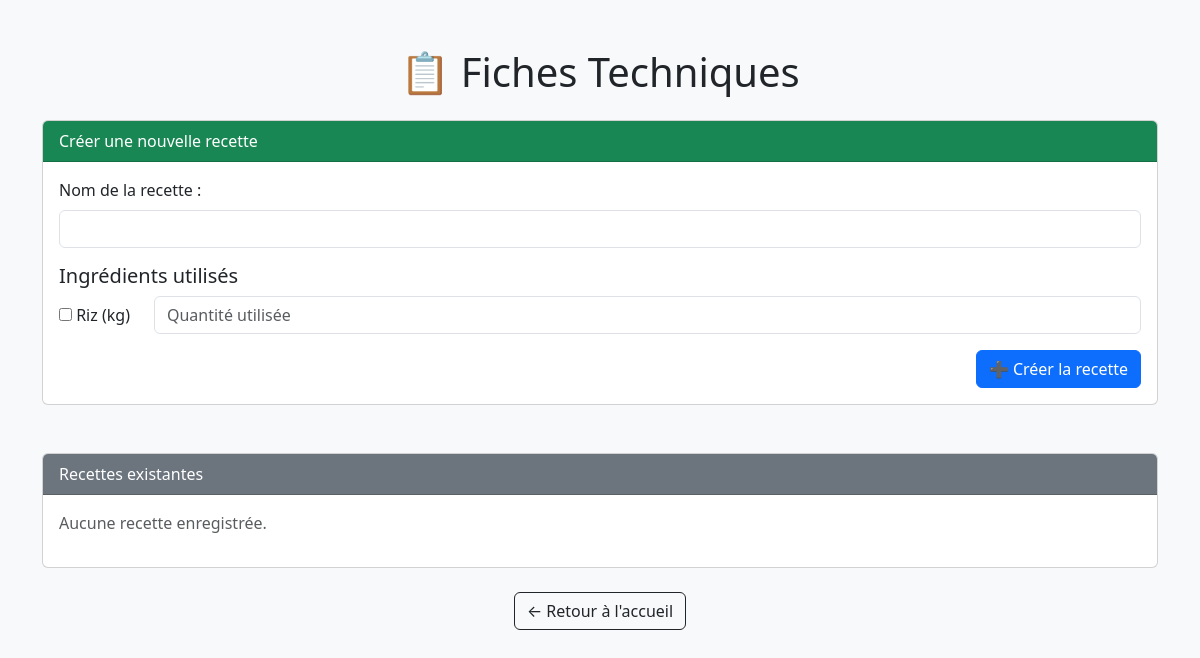
Page /recettes on the earlier database version.
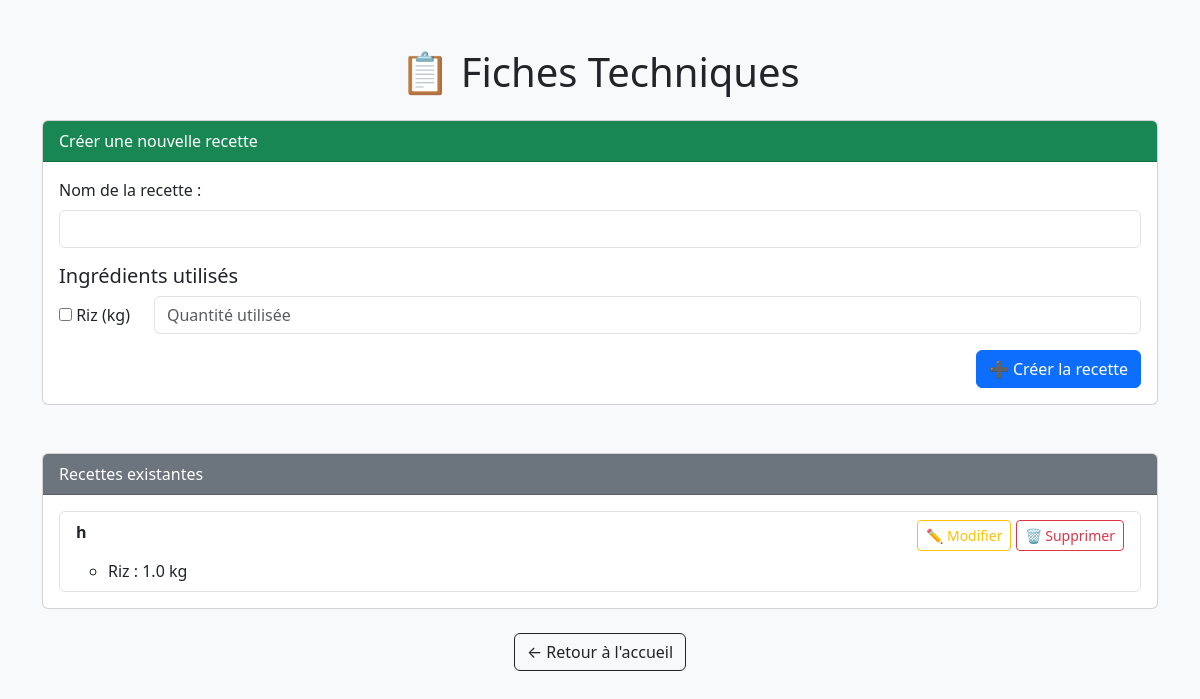
Same page on the later database version.
### app.py (models this page shows)
class Ingredient(db.Model):
    id = db.Column(db.Integer, primary_key=True)
    nom = db.Column(db.String(100), nullable=False)
    unite = db.Column(db.String(50), nullable=False)
    stock_cuisine = db.Column(db.Float, nullable=False, default=0.0)
    stock_magasin = db.Column(db.Float, nullable=False, default=0.0)

class Recette(db.Model):
    id = db.Column(db.Integer, primary_key=True)
    nom = db.Column(db.String(100), nullable=False)
    ingredients = db.relationship('RecetteIngredient', backref='recette', cascade='all, delete-orphan')

class RecetteIngredient(db.Model):
    id = db.Column(db.Integer, primary_key=True)
    recette_id = db.Column(db.Integer, db.ForeignKey('recette.id'), nullable=False)
    ingredient_id = db.Column(db.Integer, db.ForeignKey('ingredient.id'), nullable=False)
    quantite = db.Column(db.Float, nullable=False)
    ingredient = db.relationship('Ingredient')

### app.py (the view, shortened to what this page needs)
@app.route('/recettes', methods=['GET', 'POST'])
def recettes():
    return render_template('recettes.html', ingredients=Ingredient.query.all(), recettes=Recette.query.all())

### templates/recettes.html (shortened to what this page needs)
<!DOCTYPE html>
<html lang="fr">
  <head>
    <link href="https://cdn.jsdelivr.net/npm/bootstrap@5.3.3/dist/css/bootstrap.min.css" rel="stylesheet">
  </head>
  <body class="bg-light">
    <div class="container mt-5">
      <h1 class="text-center mb-4">📋 Fiches Techniques</h1>
      <div class="card mb-5">
        <div class="card-header bg-success text-white">Créer une nouvelle recette</div>
        <div class="card-body">
          <form method="POST">
            <div class="mb-3">
              <label class="form-label">Nom de la recette :</label>
              <input type="text" name="nom" class="form-control" required>
            </div>
            <h5>Ingrédients utilisés</h5>
            {% for ingr in ingredients %}
              <div class="row mb-2 align-items-center">
                <div class="col-auto">
                  <input type="checkbox" name="ingredient_id" value="{{ ingr.id }}">
                  <label>{{ ingr.nom }} ({{ ingr.unite }})</label>
                </div>
                <div class="col">
                  <input type="number" step="0.01" name="quantite" class="form-control" placeholder="Quantité utilisée">
                </div>
              </div>
            {% endfor %}
            <div class="text-end mt-3">
              <button type="submit" class="btn btn-primary">➕ Créer la recette</button>
            </div>
          </form>
        </div>
      </div>
      <div class="card">
        <div class="card-header bg-secondary text-white">Recettes existantes</div>
        <div class="card-body">
          {% if recettes %}
            <ul class="list-group">
              {% for recette in recettes %}
                <li class="list-group-item">
                  <div class="d-flex justify-content-between">
                    <strong>{{ recette.nom }}</strong>
                    <div>
                      <a href="{{ url_for('modifier_recette', id=recette.id) }}" class="btn btn-sm btn-outline-warning">✏ Modifier</a>
                      <form action="{{ url_for('supprimer_recette', id=recette.id) }}" method="POST" class="d-inline">
                        <button type="submit" class="btn btn-sm btn-outline-danger" onclick="return confirm('Supprimer cette recette ?')">🗑 Supprimer</button>
                      </form>
                    </div>
                  </div>
                  <ul class="mt-2">
                    {% for ri in recette.ingredients %}
                      <li>{{ ri.ingredient.nom }} : {{ ri.quantite }} {{ ri.ingredient.unite }}</li>
                    {% endfor %}
                  </ul>
                </li>
              {% endfor %}
            </ul>
          {% else %}
            <p class="text-muted">Aucune recette enregistrée.</p>
          {% endif %}
        </div>
      </div>
      <div class="text-center mt-4">
        <a href="{{ url_for('home') }}" class="btn btn-outline-dark">← Retour à l'accueil</a>
      </div>
    </div>
  </body>
</html>

Differences in the rows shown:
added Recette: nom "h"
added RecetteIngredient: ingredient.nom "Riz", quantite "1.0", ingredient.unite "kg"
Other differences:
text no longer shown: "Aucune recette enregistrée."
